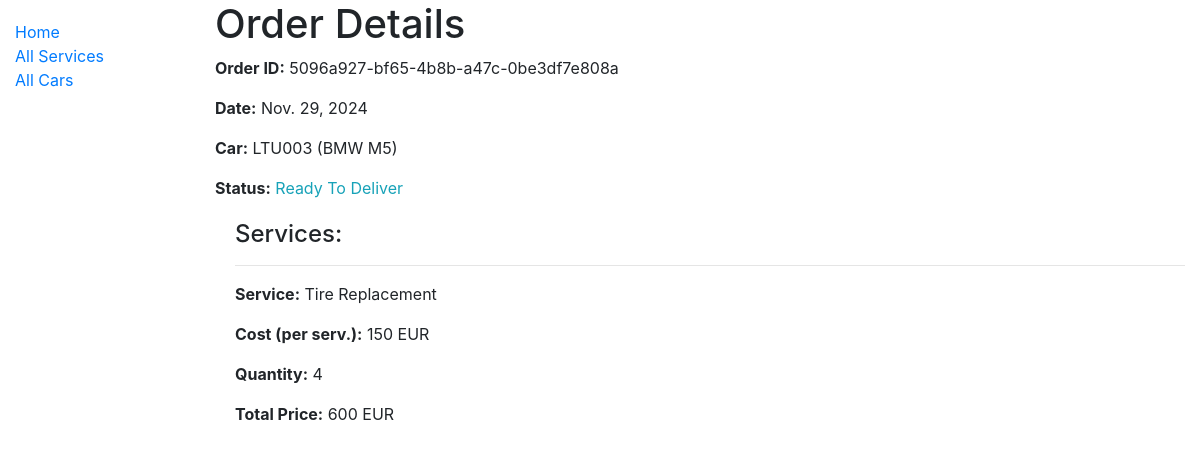
The page /car_service/orders/5096a927-bf65-4b8b-a47c-0be3df7e808a on the database as committed earlier.
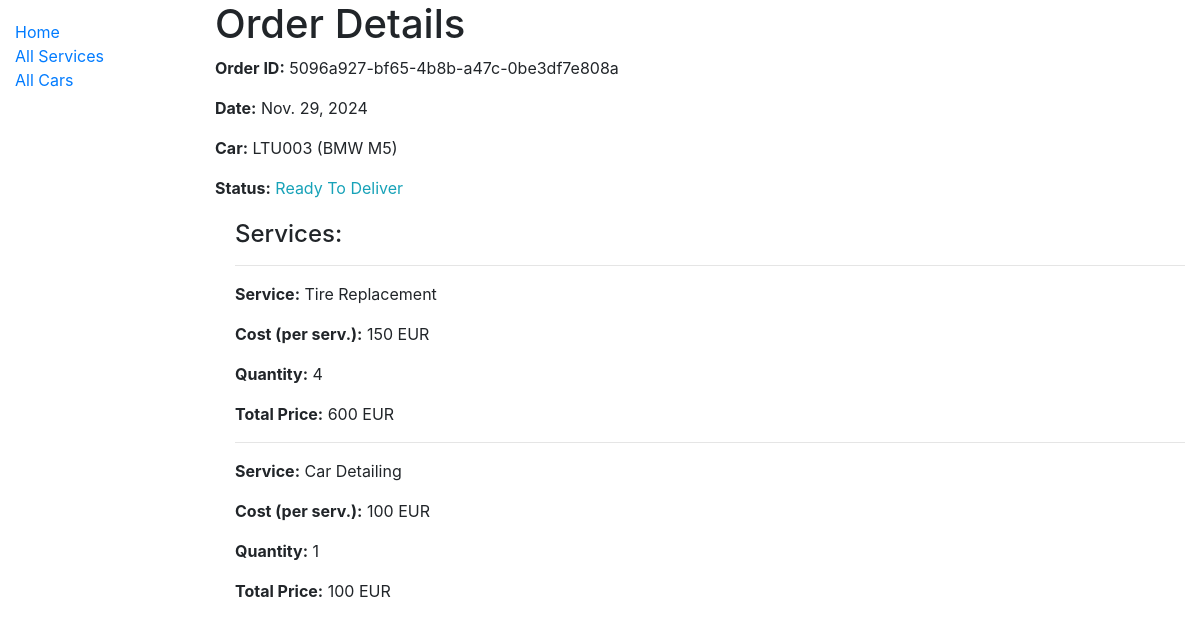
The same page on the database as committed later.
### car_service/models.py (models this page shows, shortened)
class OrderService(models.Model):
    order = models.ForeignKey(Order, on_delete=models.CASCADE, null=True)
    service = models.ForeignKey(Service, on_delete=models.CASCADE, null=True)
    quantity = models.PositiveIntegerField(default=1, null=False)
    class Meta:
        verbose_name = "Order Service"
        verbose_name_plural = "Order Services"
    def total_price(self):
        return self.service.price * self.quantity
    total_price.short_description = 'Total Price (EUR)'

class Service(models.Model):
    name = models.CharField('Service Name', max_length=100, help_text='Enter the service provided', null=False)
    price = models.IntegerField('Price', help_text='Enter the price of the service', null=False)
    class Meta:
        verbose_name = "Service"
        verbose_name_plural = "Services"

### car_service/views.py (the view)
# urls.py: path('orders/<uuid:pk>', views.OrderDetailView.as_view(), name='order-detail'),
class OrderDetailView(generic.DetailView):
    model = Order
    template_name = 'order_detail.html'

### car_service/models.py (called while the page is built)
    def car_brand(self):
        return self.car_id.car_model_id.brand

    def car_model(self):
        return self.car_id.car_model_id.model

### car_service/templates/order_detail.html
{% extends "base.html" %}
{% block content %}
  <h1>Order Details</h1>
  <p><strong>Order ID:</strong> {{ order.id }}</p>
  <p><strong>Date:</strong> {{ order.date }}</p>
  <p><strong>Car:</strong> {{ order.car_id.license_plate }} ({{ order.car_brand }} {{ order.car_model }})</p>
  <p>
    <strong>Status:</strong>
    <span class="{% if order.status == 'p' %}text-warning{% elif order.status == 'd' %}text-success{% elif order.status == 't' %}text-info{% elif order.status == 'r' %}text-danger{% endif %}">
      {{ order.get_status_display }}
    </span>
  </p>
  <div style="margin-left:20px;margin-top:20px">
    <h4>Services:</h4>
    {% for service in order.orderservice_set.all %}
      <hr>
      <p><strong>Service:</strong> {{ service.service.name }}</p>
      <p><strong>Cost (per serv.):</strong> {{ service.service.price }} EUR</p>
      <p><strong>Quantity:</strong> {{ service.quantity }}</p>
      <p><strong>Total Price:</strong> {{ service.total_price }} EUR</p>
    {% empty %}
      <p class="text-warning">This order doesn't have any services.</p>
    {% endfor %}
  </div>
{% endblock %}

Rows that differ between the two databases and show on the page:
added OrderService: service.name "Car Detailing", service.price "100", quantity "1", total_price "100"
